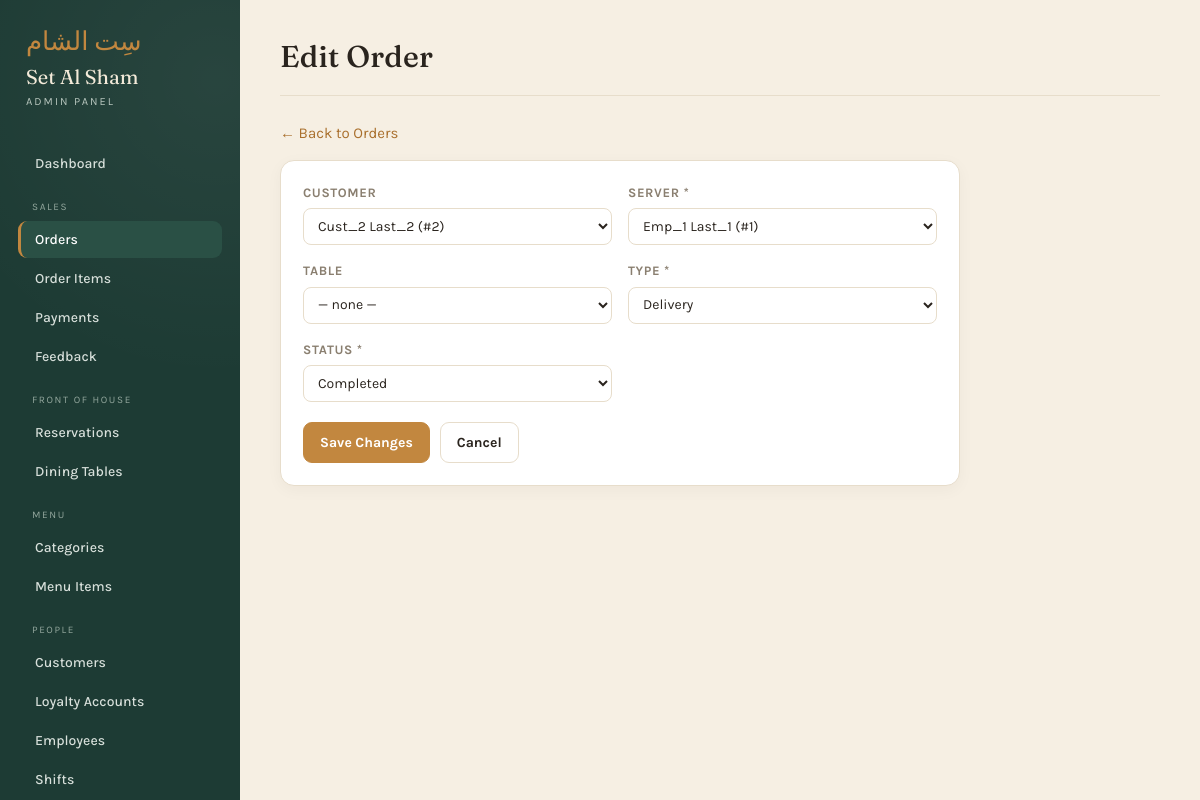
/admin/form.php?t=orders&id=18 (signed in), run on the app's committed database.
### tables this page shows
CREATE TABLE Orders (
    OrderID INT AUTO_INCREMENT PRIMARY KEY,
    CustomerID INT,
    EmployeeID INT NOT NULL,
    TableID INT,
    OrderType VARCHAR(20) NOT NULL CHECK (OrderType IN ('Dine-in', 'Takeaway', 'Delivery')),
    OrderDateTime DATETIME DEFAULT CURRENT_TIMESTAMP,
    TotalAmount DECIMAL(10, 2) DEFAULT 0.00,
    Status VARCHAR(20) DEFAULT 'In Progress' CHECK (Status IN ('In Progress', 'Completed', 'Cancelled')),
    FOREIGN KEY (CustomerID) REFERENCES Customers(CustomerID) ON DELETE SET NULL,
    FOREIGN KEY (EmployeeID) REFERENCES Employees(EmployeeID) ON DELETE RESTRICT,
    FOREIGN KEY (TableID) REFERENCES DiningTables(TableID) ON DELETE SET NULL
);

### admin/db.php (called while the page is built, shortened)
<?php
function h($s)     { return htmlspecialchars($s ?? '', ENT_QUOTES); }

### admin/lib.php (the view, shortened to what this page needs)
<?php
function form_cols($cfg) {
    return array_filter($cfg['cols'], function ($c) {
        return ($c['type'] ?? '') !== 'pk' && ($c['form'] ?? true) !== false;
    });
}
function fk_options($conn, $c) {
    $ft  = $c['fk']['table'];
    $fpk = $c['fk']['pk'];
    $parts = array_map(fn($lc) => "`$lc`", $c['fk']['labelCols']);
    $expr = count($parts) > 1 ? "CONCAT_WS(' ', " . implode(',', $parts) . ")" : $parts[0];
    $res = mysqli_query($conn, "SELECT `$fpk` AS id, $expr AS label FROM `$ft` ORDER BY label");
    $out = [];
    while ($r = mysqli_fetch_assoc($res)) $out[$r['id']] = $r['label'];
    return $out;
}
function field_input($conn, $c, $val) {
    $name = $c['name'];
    $type = $c['type'] ?? 'text';
    $req  = !empty($c['req']) ? 'required' : '';
    if ($type === 'enum' || $type === 'fk') {
        $opts = $type === 'fk' ? fk_options($conn, $c) : array_combine($c['opts'], $c['opts']);
        $html = "<select name='" . h($name) . "' $req>";
        if (empty($c['req'])) $html .= "<option value=''>— none —</option>";
        foreach ($opts as $id => $lbl) {
            $sel = ((string)$val === (string)$id) ? 'selected' : '';
            $shown = $type === 'fk' ? h($lbl) . " (#" . h($id) . ")" : h($lbl);
            $html .= "<option value='" . h($id) . "' $sel>$shown</option>";
        }
        return $html . "</select>";
    }
    $itype = ['int'=>'number','decimal'=>'number','date'=>'date','time'=>'time'][$type] ?? 'text';
    $step  = $type === 'decimal' ? "step='0.01'" : ($type === 'int' ? "step='1'" : '');
    return "<input type='$itype' name='" . h($name) . "' value='" . h($val) . "' $step $req>";
}
function get_row($conn, $cfg, $id) {
    $stmt = mysqli_prepare($conn, "SELECT * FROM `{$cfg['table']}` WHERE `{$cfg['pk']}`=?");
    mysqli_stmt_execute($stmt, [$id]);
    return mysqli_fetch_assoc(mysqli_stmt_get_result($stmt));
}

### admin/form.php (shortened to what this page needs)
<?php
require 'db.php';
require 'lib.php';
$key = $_GET['t'] ?? '';
$cfg = table_cfg($key);
$id  = (int)($_GET['id'] ?? 0);
$editing = $id > 0;
$values = [];
if ($editing) {
    $row = get_row($conn, $cfg, $id);
    $values = $row;
}
require 'header.php';
?>
<p><a href="list.php?t=<?= h($key) ?>">&larr; Back to <?= h($cfg['label']) ?></a></p>
<div class="card" style="max-width:680px">
  <form method="post">
    <div class="form-grid">
      <?php foreach (form_cols($cfg) as $c):
        $val = $values[$c['name']] ?? '';
        if (($c['type'] ?? '') === 'bool'): ?>
          <label style="flex-direction:row;align-items:center;gap:8px;text-transform:none;letter-spacing:normal">
            <?= field_input($conn, $c, $val) ?> <?= h($c['label']) ?>
          </label>
        <?php else: ?>
          <label><?= h($c['label']) ?><?= !empty($c['req']) ? ' *' : '' ?>
            <?= field_input($conn, $c, $val) ?>
          </label>
        <?php endif;
      endforeach; ?>
    </div>
    <div class="form-actions">
      <button class="btn btn-primary"><?= $editing ? 'Save Changes' : 'Add Record' ?></button>
      <a class="btn" href="list.php?t=<?= h($key) ?>">Cancel</a>
    </div>
  </form>
</div>
<?php require 'footer.php'; ?>

### admin/style.css (style rules this page uses)
:root { --green: #1d3b34; --green-soft: #2a5045; --parch: #f6efe3; --card: #ffffff; --ink: #2a241e; --muted: #8a7f70; --line: #e7ddcb; --saffron: #c2873f; --saffron-d: #a96f2c; --terra: #9c4a32; --ok: #3f7d5b; --warn: #b07d2a; --cream: #f3ead9; }
* { box-sizing: border-box; }
body { margin: 0; font-family: 'Karla', sans-serif; color: var(--ink); background: var(--parch); font-size: 15px; line-height: 1.5; }
a { color: var(--saffron-d); text-decoration: none; }
.card { background: var(--card); border: 1px solid var(--line); border-radius: 14px; padding: 22px; box-shadow: 0 4px 16px rgba(42,36,30,.04); margin-bottom: 22px; }
.btn { display: inline-block; font-family: 'Karla', sans-serif; font-size: 14px; font-weight: 700; padding: 9px 16px; border-radius: 9px; border: 1px solid var(--line); background: #fff; color: var(--ink); cursor: pointer; transition: background .15s, border-color .15s; }
.btn-primary { background: var(--saffron); border-color: var(--saffron); color: #fff; }
select, input[type=text], input[type=number], input[type=password], input[type=date], input[type=time] { font-family: 'Karla', sans-serif; font-size: 14px; padding: 8px 10px; border: 1px solid var(--line); border-radius: 8px; background: #fff; color: var(--ink); }
.form-grid { display: grid; grid-template-columns: repeat(auto-fit, minmax(220px, 1fr)); gap: 16px; }
.form-grid label { display: flex; flex-direction: column; gap: 6px; font-weight: 700; font-size: 13px; color: var(--muted); text-transform: uppercase; letter-spacing: .6px; }
.form-grid input, .form-grid select { font-weight: 400; text-transform: none; letter-spacing: normal; color: var(--ink); }
.form-actions { margin-top: 20px; display: flex; gap: 10px; }

### data on the page
orders: CustomerID "Cust_2 Last_2 (#2)", EmployeeID "Emp_1 Last_1 (#1)", OrderType "Delivery", Status "Completed"

### other printed values
$gname "SALES"
$navLabel "Orders"
$navLabel "Order Items"
$navLabel "Payments"
$navLabel "Feedback"
$gname "FRONT OF HOUSE"
$navLabel "Reservations"
$navLabel "Dining Tables"
$gname "MENU"
$navLabel "Categories"
$navLabel "Menu Items"
$gname "PEOPLE"
$navLabel "Customers"
$navLabel "Loyalty Accounts"
$navLabel "Employees"
